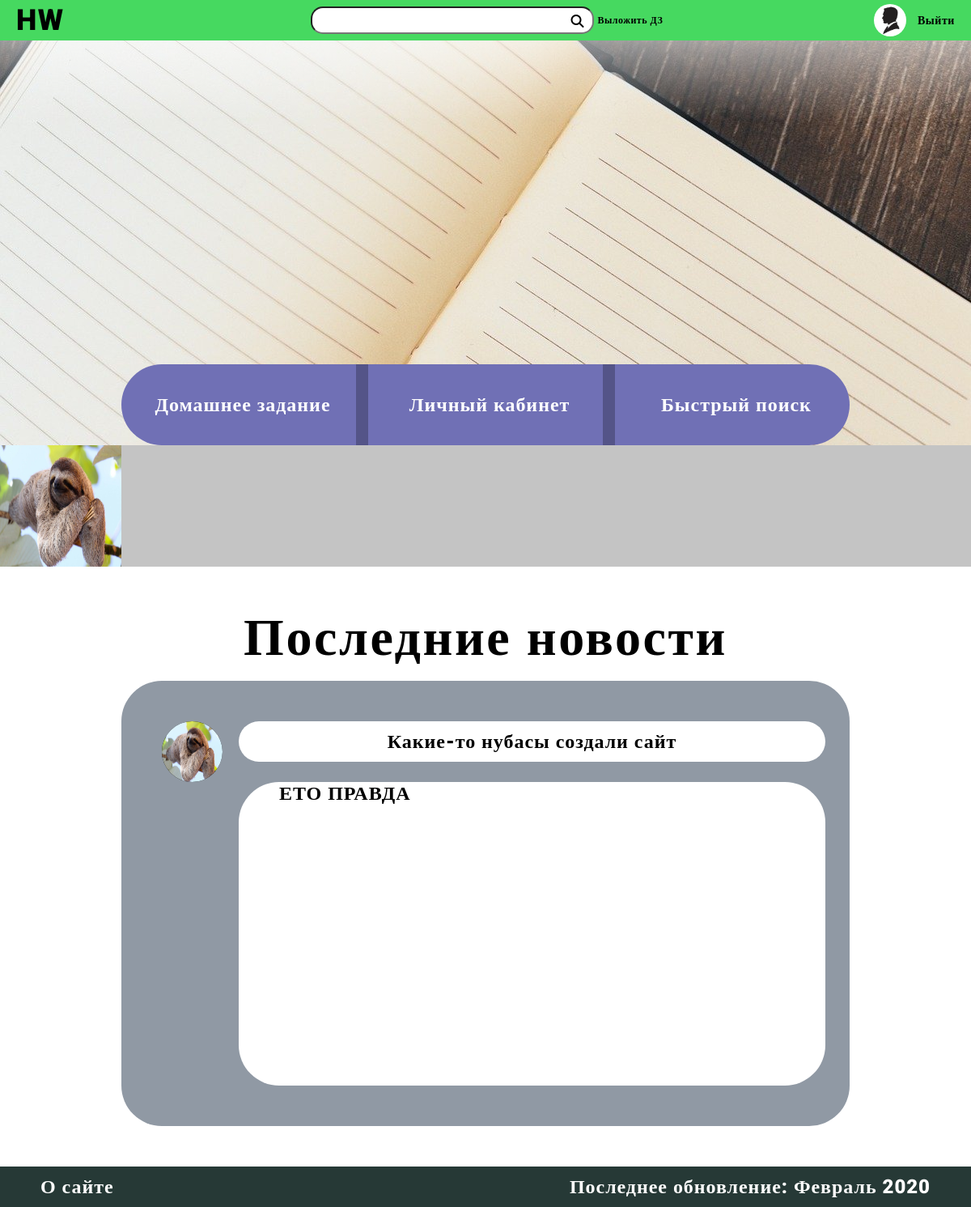
The page /home/ (signed in) on the database its author committed.
### users/models.py (models this page shows, shortened)
class UserProfile(models.Model):
	user = models.OneToOneField(User, related_name='profile', on_delete=models.CASCADE)
	name = models.CharField(max_length=15, blank=True, validators=[validate_input])
	surname = models.CharField(max_length=15, blank=True, validators=[validate_input])
	grade = models.IntegerField(choices=create_grades(), default=1)
	photo = models.ImageField(upload_to=upload_location, default='users/default.jpg')

class User(AbstractBaseUser):
	username = models.CharField(max_length=20, unique=True, validators=[validate_input])
	admin = models.BooleanField(default=False)
	staff = models.BooleanField(default=False)
	USERNAME_FIELD = 'username'
	REQUIRED_FIELDS = []
	objects = UserManager()
	@property
	def last_publictation_date(self):
		return self.homeworks.all().date()[0].publication_date
	@property
	def has_homeworks(self):
		return self.homeworks.all().count() != 0

### homeworks/models.py (models this page shows, shortened)
class New(models.Model):
	publisher = models.ForeignKey(User, related_name='news', on_delete=models.CASCADE)
	summary = models.CharField(max_length=40)
	description = models.CharField(max_length=400)
	publication_date = models.DateTimeField(auto_now_add=True)

### HWHUB/views.py (the view)
# urls.py: path('home/', views.MainPage.as_view(), name='main'),
@method_decorator(login_required, name='dispatch')
class MainPage(View):
	def get(self, request):
		last_users = User.objects.all().last()[:10]
		last_news = New.objects.all().order_by('-publication_date')
		if request.user.is_authenticated:
			profile = UserProfile.objects.filter(user=request.user)[0]
		else:
			profile = None
		context = {'user':request.user, 'profile':profile,
		'last_users':last_users, 'last_news':last_news, 'classes':list(range(1, 12))}
		return render(request, 'main.html', context)

### homeworks/models.py (called while the page is built)
	def date(self):
		return self.order_by('-publication_date')

	def get_queryset(self):
		return HomeworkQuerySet(self.model, using=self._db)

### users/models.py (called while the page is built)
	def last(self):
		U = [user for user in self if user.has_homeworks]
		return sorted(U, key=lambda x: x.last_publictation_date, reverse=True)

	def get_queryset(self):
		return UserQuerySet(self.model, using=self._db)

### templates/main.html (shortened to what this page needs)
{% extends 'navbar.html' %}
{% load static %}
{% block link %}
<link href="{% static 'styles/main.css' %}?version=32" rel="stylesheet">
{% endblock %}
{% block content %}
<div class="content">
	<div class="header">
		<div class="header_button_area" style="background: linear-gradient(180deg, rgba(255, 255, 255, 0.82) 0.01%, rgba(255, 255, 255, 0.54) 0.02%, rgba(255, 255, 255, 0) 19.79%), url({% static 'images/header.jpg' %});">
			<div class="header_button_area_button">
				<div class="header_button_area_button_HW">
						<div class="header_button_area_button_HW_Link">
							<p class="usual" style="margin-top: 36px">Домашнее задание</p>
						</div>
				</div>
				<div class="Stick"></div>
				<div class="header_button_area_button_LK">
					<a href="/id{{request.user.id}}">
						<div class="header_button_area_button_LK_Link">
							<p class="usual" style="margin-top: 36px">Личный кабинет</p>
						</div>
					</a>
				</div>
				<div class="Stick"></div>
				<div class="header_button_area_button_FS">
						<div class="header_button_area_button_FS_Link">
							<p class="usual" style="margin-top: 36px">Быстрый поиск</p>
						</div>
				</div>
			</div>
		</div>
		<div class="HW_LastUsers" style="background: #C4C4C4">
			{% for user in last_users %}
			<div class="HW_LastUsers_Item">
			<a href="{% url 'profile' user.id %}">
			<img src="{{ user.profile.photo.url }}" width="150px" height="150px" style="background: black">
			</a>
			</div>
			{% endfor %}
		</div>
	</div>
	<div class="main_content">
		<p class="usual" style="margin-top: 50px; font-size: 64px; line-height: 75px; color: black!important" align="center">Последние новости</p>
		<div class="news_block">
			{% for new in last_news %}
			<div class="news_block_grid">
				<div class="news_block_avatar">
					<img src="{{new.publisher.profile.photo.url}}" width="75px" height="75px">
				</div>
				<div class="news_block_name">
					<div class="news_block_name_content usual" style="color: black!important;">
						{{new.summary}}
					</div>
				</div>
				<div class="news_block_content">
					<div class="news_block_content_content usual" style="color: black!important;">
						{{new.description}}
					</div>
				</div>
			</div>
			{% endfor %}
		</div>
	</div>
	<div class="footer">
		<a class="usual" href="#" style="left: 50px; position: absolute; margin-top: 11px">О сайте</a>
		<div class="last_update">
		<p class="usual" style="margin-bottom: 0px">Последнее обновление: Февраль 2020</p>
		</div>
	</div>
</div>
{% endblock %}

### templates/navbar.html (shortened to what this page needs)
<!DOCTYPE html>
<html lang="en">
<head>
	{% load static %}
	<link rel="stylesheet" href="https://stackpath.bootstrapcdn.com/bootstrap/4.3.1/css/bootstrap.min.css">
	<link href="{% static 'styles/style_nav.css' %}?version=16" rel="stylesheet">
	<link rel="stylesheet" type="text/css" href="{% static 'styles/style_upload.css' %}?version=2">
	{% block link %} {% endblock %}
</head>
<body>
	<div class="navbarr">
		<div class="navbar_grid">
			<div class="navbar_grid_logo">
				<a class="navbar_grid_logo_logo usual" href="/home">HW</a>
			</div>
			<div class="navbar_grid_HW" style="">
				<button type="submit" id="navbar_submit"><i class="fas fa-search"></i></button>
				<input type="text" class="navbar_FastSearch usual" id="navbar_search" style="padding-right: 30px; padding-left: 15px;">
				<a href="#upload_frame" class="navbar_Upload usual" style="color: black!important; font-size: 12px; line-height: 14px;">Выложить ДЗ</a>
			</div>
			<div class="navbar_grid_Profile">
				<img src="{{profile.photo.url}}" width="40px" height="40px" style="border-radius: 20px; margin-top: 5px; right: 80px; position: absolute">
				<a href="/logout"><p class="usual logout" style= "margin-top: 11px; right: 20px; position: absolute; font-size: 14px">Выйти</p></a>
			</div>
		</div>
	</div>
	{% block content %}
	{% endblock %}
</body>
</html>

### static/styles/style_nav.css (style rules this page uses)
.navbarr { height: 50px; position: sticky; top: 0px; z-index: 100000; background: #46D960; padding: 0px!important; }
.navbar_grid { height: 50px; width: 100%; display: grid; grid-template-columns: 1fr calc(350px + 83px + 50px) 1fr; position: absolute; }
.navbar_FastSearch { border-radius: 15px; color: black!important; margin-left: 25px; width: 350px; height: 34px; margin-top: 8px; }
.navbar_Upload { margin-top: 18px; position: absolute; margin-left: 5px; }
.navbar_grid_logo_logo { position: absolute; font-size: 36px!important; line-height: 42px!important; margin-top: 4px; margin-left: 20px; color: black!important; }
.usual { font-family: Roboto; font-style: normal; font-weight: 900; font-size: 24px; line-height: 28px; text-align: center; letter-spacing: 0.04em; color: #FFFFFF; }
#navbar_submit { border: 0; background: none; position: absolute; width: 20px; height: 20px; margin: 0px; padding: 0px; margin-top: 14px; margin-left: 345px; }
.logout { color: black!important; }

### static/styles/main.css (style rules this page uses)
.content { display: grid; width: 100%; height: 100%; grid-template-columns: 150px calc(100% - (150px * 2)) 150px; grid-template-rows: 650px calc(100% - 700px) 50px; grid-template-areas: "header header header" "left content right" "footer footer footer"; }
.header { grid-area: header; height: 650px; }
.header_button_area { height: 500px; }
.main_content { grid-area: content; }
.footer { grid-area: footer; background: #263936; }
.HW_LastUsers { display: grid; grid-template-rows: 150px; grid-template-columns: repeat(100,150px); overflow-x: hidden; max-height: 150px; overflow-y: hidden; }
.news_block { background: #9099A4; width: 100%; height: 550px; border-radius: 50px; margin-bottom: 50px; }
.news_block_grid { width: calc(100% - 100px); height: calc(100% - 50px); padding-top: 50px; margin-left: 50px; display: grid; grid-template-areas: "profile name" "empty content"; grid-template-columns: 75px calc(100% - 75px); grid-template-rows: 75px calc(100% - 75px); grid-column-gap: 20px; }
.news_block_avatar img { border-radius: 75px; background: black; height: 75px; width: 75px; grid-area: profile; }
.news_block_name { width: 100%; height: 50px; border-radius: 50px; background: white; grid-area: name; }
.news_block_content { width: 100%; height: 100%; border-radius: 50px; background: white; grid-area: content; }
.header_button_area_button { position: absolute; margin-left: 150px; margin-top: 400px; display: grid; border-radius: 50px; width: calc(100% - 300px); height: 100px; grid-template-columns: calc((100% - 30px) / 3) 15px calc((100% - 30px) / 3) 15px calc((100% - 30px) / 3); }
.header_button_area_button_HW { background: #7070B5; border-radius: 50px 0px 0px 50px; align-items: center; text-align: center; }
.header_button_area_button_LK { background: #7070B5; align-items: center; text-align: center; }
.header_button_area_button_FS { background: #7070B5; border-radius: 0px 50px 50px 0px; align-items: center; text-align: center; }
.Stick { background: #545488; }
.usual { font-family: Roboto; font-style: normal; font-weight: 900; font-size: 24px; line-height: 28px; text-align: center; letter-spacing: 0.04em; color: #FFFFFF; }
.header_button_area_button_HW_Link { align-items: center; text-align: center; height: 100%; width: calc(100%/3); position: absolute; }
.header_button_area_button_LK_Link { align-items: center; text-align: center; height: 100%; width: calc(100%/3); position: absolute; }
.header_button_area_button_FS_Link { align-items: center; text-align: center; height: 100%; width: calc(100%/3); position: absolute; }
.last_update { right: 50px; position: absolute; height: 28px; margin-top: 11px; }
.news_block_name_content { margin-top: 11px; width: calc(100% - 100px); margin-left: 50px; }
.news_block_content_content { margin-left: 50px; text-align: left!important; width: calc(100% - 100px); }

### rows shown on the page
UserProfile: photo (placeholder picture)
User: profile.photo (picture)
New: publisher.profile.photo (picture), summary "Какие-то нубасы создали сайт", description "ЕТО ПРАВДА"
